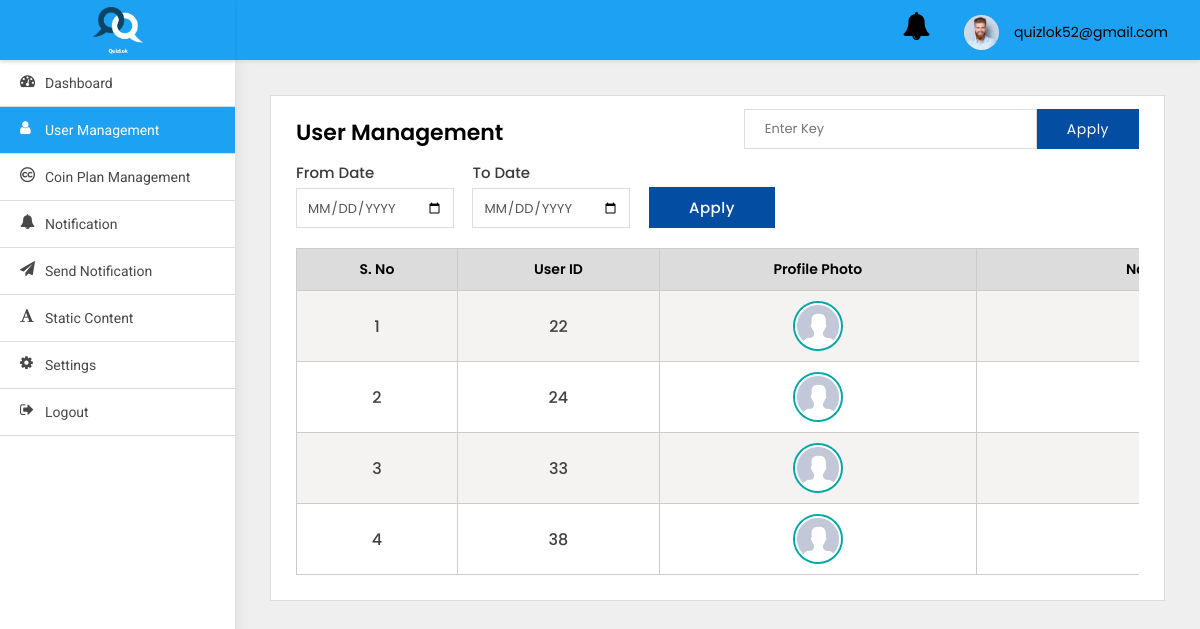
Screenshot of /adminpanel/users-list/ (signed in) with the database file from the repository.
### adminpanel/models.py (models this page shows)
class User(AbstractBaseUser, PermissionsMixin):
    first_name = models.CharField(default='first name', max_length=100)
    last_name = models.CharField(default='', max_length=100, null=True, blank=True)
    email = models.CharField(default='', max_length=255, unique=True)
    country_code = models.CharField(default='+91', max_length=10)
    phone_number = models.CharField(default='', max_length=13)
    profile_pic = models.ImageField(default='default_profile.png', null=True, blank=True)
    device_token = models.CharField(default='', max_length=500, null=True, blank=True)
    remember_me = models.BooleanField(default=False)
    password = models.CharField(default='123456', max_length=100)
    confirm_password = models.CharField(default='123456', max_length=100)
    created_at = models.DateTimeField(auto_now_add=True)
    is_active = models.BooleanField(default=True)
    is_staff = models.BooleanField(default=False)
    is_blocked = models.BooleanField(default=False)
    objects = UserManager()
    USERNAME_FIELD = 'email'
    class Meta:
        ordering = ('-created_at',)

### src/models.py (models this page shows)
class AppUser(models.Model):
    username = models.CharField(default='first name', max_length=100)
    country_code = models.CharField(default='+91', max_length=10)
    phone_number = models.CharField(default='', max_length=13)
    password = models.CharField(default='123456', max_length=100)
    profile_pic = models.ImageField(default='default_profile.png', null=True, blank=True)
    device_token = models.CharField(default='', max_length=2000)
    created_at = models.DateTimeField(auto_now_add=True)

### adminpanel/views.py (the view)
# urls.py: path('users-list/', UsersList.as_view(), name='users-list'),
class UsersList(LoginRequiredMixin, ListView):
    paginate_by = 5
    model = User
    template_name = 'user-management.html'
    login_url = 'adminpanel:login'
    def get(self, request, *args, **kwargs):
        qs = self.request.GET.get('qs')
        if qs:
            search = AppUser.objects.filter(Q(username__icontains=qs) |
                                            Q(id__icontains=qs) |
                                            Q(phone_number__icontains=qs))
            search_count = len(search)
            context = {
                'search': search,
            }
            if search:
                messages.info(self.request, str(
                    search_count) + ' matches found')
                return render(self.request, 'user-management.html', context)
            else:
                messages.info(self.request, 'No results found')
                return render(self.request, 'user-management.html', context)
        else:
            users = AppUser.objects.all()
            myfilter = UserFilter(self.request.GET, queryset=users)
            users = myfilter.qs
            print(users.count())
            paginator = Paginator(users, self.paginate_by)
            page_number = self.request.GET.get('page')
            page_obj = paginator.get_page(page_number)
            context = {
                'object_list': users,
                'myfilter': myfilter,
                'pages': page_obj,
            }
            return render(self.request, "user-management.html", context)

### adminpanel/templates/user-management.html (shortened to what this page needs)
{% extends 'base.html' %}
{% block body %}
<div class="WrapperArea">
    <div class="WrapperBox">
        <div class="Small-Wrapper">
            <div class="SearchBox">
                <form action="" method="get">
                    <input type="text" name="qs" placeholder="Enter Key">
                    <button>Apply</button>
                </form>
            </div>
            <h4 class="Title">User Management</h4>
            <div class="Filter">
                <form method="get">
                    <div class="form-group">
                        <label>From Date</label>
                        <input type="date" name="from_date" class="form-control">
                    </div>
                    <div class="form-group">
                        <label>To Date</label>
                        <input type="date" name="to_date" class="form-control">
                    </div>
                    <div class="form-group">
                        <label>&nbsp;</label>
                        <button class="Button" type="submit">Apply</button>
                    </div>
                </form>
            </div>
            {% if search %}
            <div class="TableList">
                <div class="dragscroll">
                    <table style="width: 150vw">
                        <thead>
                        <tr>
                            <th>S. No</th>
                            <th>User ID</th>
                            <th>Name of the user</th>
                            <th>Profile Photo</th>
                            <th>Phone Number</th>
                            <th>Action</th>
                        </tr>
                        </thead>
                        <tbody>
                        {% for object in search %}
                        <tr>
                            <td>{{forloop.counter}}</td>
                            <td>{{object.id}}</td>
                            <td>{{object.username}}</td>
                            {% if object.profile_pic %}
                            <td>
                                <figure><img src="{{object.profile_pic.url}}" alt="Profile pic"></figure>
                            </td>
                            {% else %}
                            <td>
                                <figure><img src="https://snapic-bucket.s3.amazonaws.com/static/default_profile.png"
                                             alt=""></figure>
                            </td>
                            {% endif %}
                            <td>{{object.phone_number}}</td>
                            <td>
                                <a class="Blue" href="{% url 'adminpanel:user-detail' object.id %}">
                                    <i class="fa fa-eye"></i>
                                </a>
                                <button class="Red deleteButton" value="{{object.id}}" data-toggle="modal"
                                        data-target="#DeleteModal" style="border:none;box-shadow:none;
                                                                                background:transparent;outline:0;">
                                    <i class="fa fa-trash"></i>
                                </button>
                                {% if object.is_blocked %}
                                <button class="Red cross" data-target="#UnBlock" data-toggle="modal"
                                        value="{{object.id}}"
                                        style="border:none;box-shadow:none;background:transparent;outline:0;margin-left:10px;">
                                    <i class="fa fa-ban"></i>
                                </button>
                                {% else %}
                                <button class="Green tick" data-target="#Block" data-toggle="modal"
                                        value="{{object.id}}"
                                        style="border:none;box-shadow:none;background:transparent;outline:0;margin-left:10px;">
                                    <i class="fa fa-check"></i>
                                </button>
                                {% endif %}
                            </td>
                        </tr>
                        {% endfor %}
                        </tbody>
                    </table>
                </div>
            </div>
            {% elif pages %}
            <div class="TableList">
                <div class="dragscroll">
                    <table style="width: 150vw">
                        <thead>
                        <tr>
                            <th>S. No</th>
                            <th>User ID</th>
                            <th>Profile Photo</th>
                            <th>Name of the user</th>
                        </tr>
                        </thead>
                        <tbody>
                        {% for object in pages %}
                        <tr>
                            <td>{{forloop.counter}}</td>
                            <td>{{object.id}}</td>
                            {% if object.profile_pic %}
                            <td>
                                <center>
                                    <figure><img src="{{object.profile_pic.url}}" alt="Profile pic"></figure>
                                </center>
                            </td>
                            {% endif %}
                            <td>{{object.username}}</td>
                        </tr>
                        {% endfor %}
                        </tbody>
                    </table>
                </div>
            </div>
            {% endif %}
        </div>
    </div>
</div>
{% endblock body %}

### adminpanel/templates/base.html (shortened to what this page needs)
{% load static %}
<html lang="en">
<head>
    <link type="text/css" rel="stylesheet" href="{% static 'adminpanel/css/style.css' %}">
</head>
<body>
<div class="Header">
    <div class="Logo">
        <img src="{% static 'adminpanel/images/logo_splash.png' %}">
    </div>
    <div class="Navigation">
        <div class="header-notifications">
            <a href="{% url 'adminpanel:notification' %}">
                <i class="fa fa-bell fa-2x" aria-hidden="true"></i>
            </a>
        </div>
        <div class="Avater">
            <a href="javascript:void(0);">
                <figure><img src="{% static 'adminpanel/images/profile.jpg' %}"></figure>
                {{user}} </a>
        </div>
    </div>
</div>
<div class="SidenavBar">
    <ul>
        <li class="nav-item nav-link {% if request.resolver_match.view_name  == 'adminpanel:dashboard' %}active{% endif %}">
            <a href="{% url 'adminpanel:dashboard'  %}">
                <span><i class="fa fa-tachometer"></i></span> Dashboard
            </a>
        </li>
        <li class="nav-item nav-link {% if request.resolver_match.view_name  == 'adminpanel:users-list' %}active{% endif %}">
            <a href="{% url 'adminpanel:users-list' %}">
                <span><i class="fa fa-user"></i></span> User Management
            </a>
        </li>
        <li class="nav-item nav-link {% if request.resolver_match.view_name  == 'adminpanel:coin-plan-list' %}active{% endif %}">
            <a href="{% url 'adminpanel:coin-plan-list' %}">
                <span><i class="fa fa-creative-commons"></i></span> Coin Plan Management
            </a>
        </li>
        <li class="nav-item nav-link {% if request.resolver_match.view_name  == 'adminpanel:notification' %}active{% endif %}">
            <a href="{% url 'adminpanel:notification' %}">
                <span><i class="fa fa-bell"></i></span> Notification
            </a>
        </li>
        <li class="nav-item nav-link {% if request.resolver_match.view_name  == 'adminpanel:send-notification' %}active{% endif %}">
            <a href="{% url 'adminpanel:send-notification' %}">
                <span><i class="fa fa-send"></i></span> Send Notification
            </a>
        </li>
        <li class="nav-item nav-link {% if request.resolver_match.view_name  == 'adminpanel:terms-and-condition' %}active{% endif %}">
            <a href="{% url 'adminpanel:terms-and-condition' %}">
                <span><i class="fa fa-font"></i></span> Static content
            </a>
        </li>
        <li class="nav-item nav-link {% if request.resolver_match.view_name  == 'change_password' %}active{% endif %}">
            <a href="{% url 'change_password' %}">
                <span><i class="fa fa-cog"></i></span> Settings
            </a>
        </li>
        <li class="nav-item nav-link {% if request.resolver_match.view_name  == 'logout' %}active{% endif %}">
            <a href="{% url 'logout' %}">
                <span><i class="fa fa-sign-out"></i></span> Logout
            </a>
        </li>
    </ul>
</div>
{% block body %}
{% endblock body %}
</body>
</html>

### rows the page displays
User: email "quizlok52@gmail.com"
AppUser: id "22", profile_pic (placeholder picture)
AppUser: id "24", profile_pic (placeholder picture)
AppUser: id "33", profile_pic (placeholder picture)
AppUser: id "38", profile_pic (placeholder picture)
